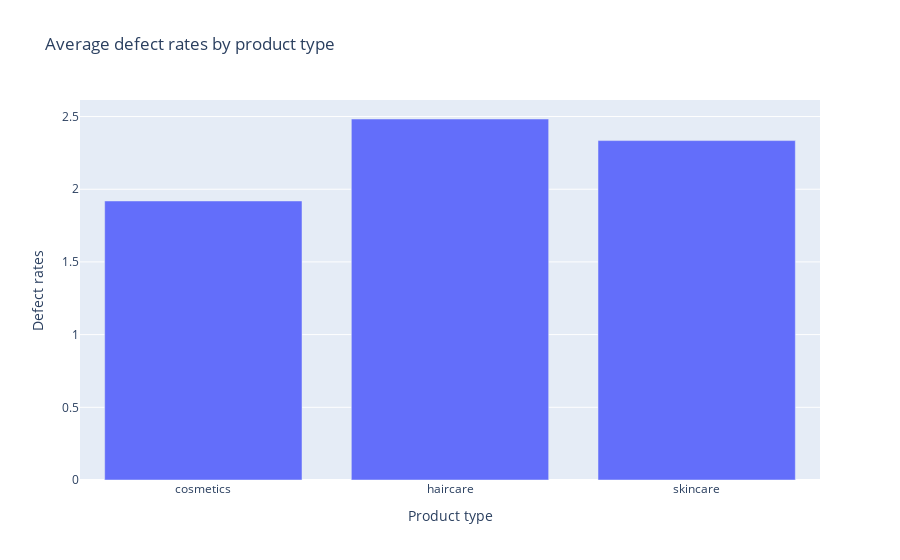

Notebook cell for this chart:
### Code cell
import plotly.express as px
defect_rate_by_product = df.groupby('Product type')['Defect rates'].mean().reset_index()
fig = px.bar(defect_rate_by_product, x='Product type', y='Defect rates',
             title='Average defect rates by product type')
fig.show()

### Figure 1 — Plotly figure (JSON) as saved in the notebook; plotly's stock layout.template omitted (floating-point values rounded to 4 significant figures)
{"data": [{"alignmentgroup": "True", "hovertemplate": "Product type=%{x}<br>Defect rates=%{y}<extra></extra>", "legendgroup": "", "marker": {"color": "#636efa", "pattern": {"shape": ""}}, "name": "", "offsetgroup": "", "orientation": "v", "showlegend": false, "textposition": "auto", "type": "bar", "x": ["cosmetics", "haircare", "skincare"], "xaxis": "x", "y": [1.919, 2.483, 2.335], "yaxis": "y"}], "layout": {"barmode": "relative", "legend": {"tracegroupgap": 0}, "title": {"text": "Average defect rates by product type"}, "xaxis": {"anchor": "y", "domain": [0, 1], "title": {"text": "Product type"}}, "yaxis": {"anchor": "x", "domain": [0, 1], "title": {"text": "Defect rates"}}}}
